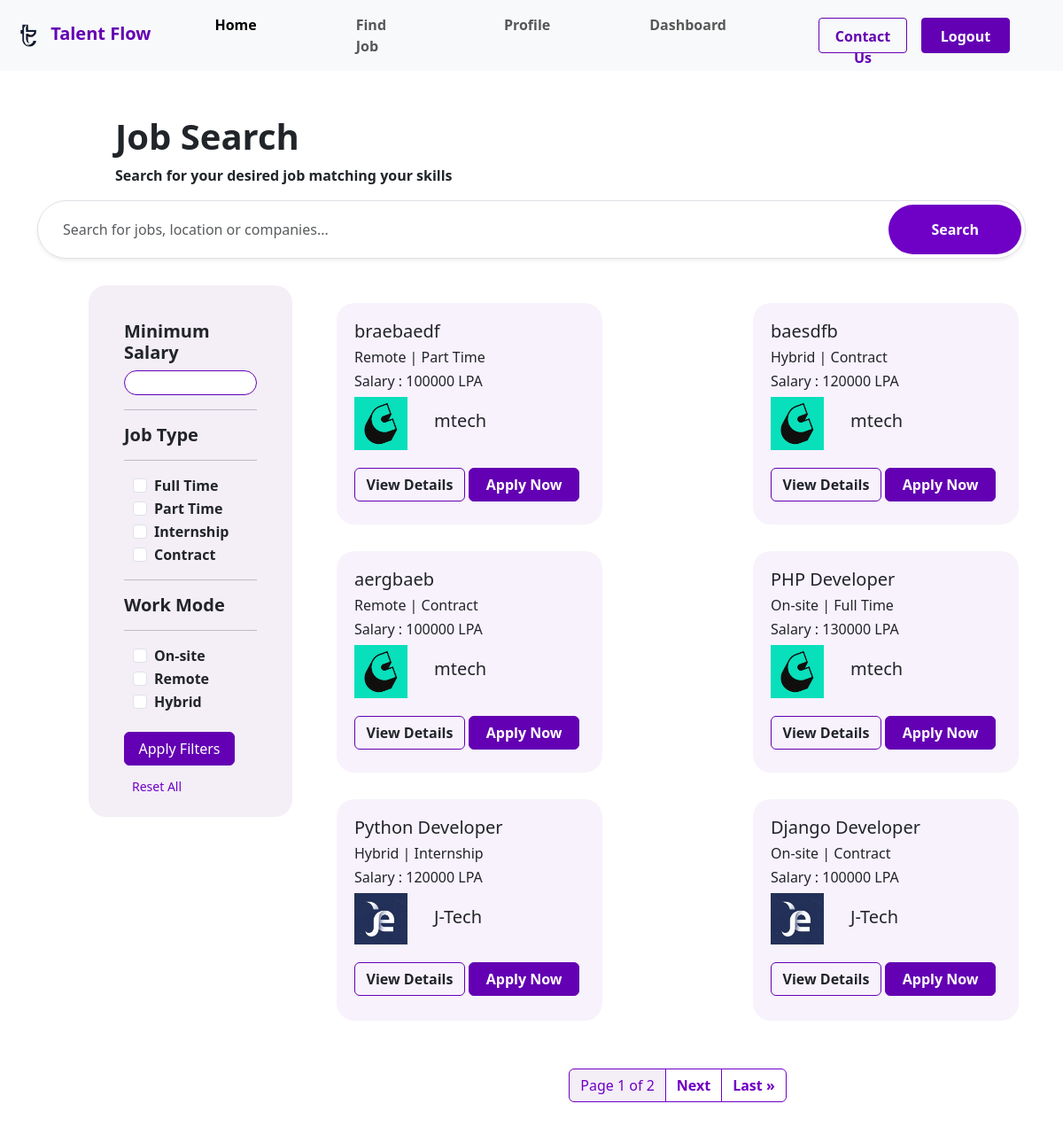
The page /findjob/ (signed in) on the database its author committed.
### home/models.py (models this page shows, shortened)
class job(models.Model):
    name=models.TextField(max_length=20)
    company=models.ForeignKey(companyprofile,on_delete=models.CASCADE,default=1)
    description=models.TextField(max_length=200)
    salary=models.TextField(max_length=20)
    jobtype=models.ForeignKey(jobtypes,on_delete=models.CASCADE, null=True, blank=True)
    workmd=models.ForeignKey(workmode,on_delete=models.CASCADE,null=True,blank=True)
    experience=models.TextField(max_length=15,null=True,blank=True)
    required_skills=models.ManyToManyField(skills,blank=True)
    posted_at   = models.DateTimeField(auto_now_add=True)
    expires_at  = models.DateTimeField(null=True, blank=True)

class workmode(models.Model):
    name=models.TextField(max_length=15)

class jobtypes(models.Model):
    name=models.TextField(max_length=15)

class companyprofile(models.Model):
    image=models.ImageField(upload_to='companyprofile')
    email=models.EmailField()
    tagline=models.TextField(max_length=100,blank=True,null=True)
    about=models.TextField(max_length=500,blank=True,null=True)
    location=models.TextField(max_length=15)
    us=models.OneToOneField(User,on_delete=models.CASCADE,default=1)

### home/views.py (the view, shortened to what this page needs)
# urls.py: path('findjob/',findjobfn),
@login_required(login_url='/login/')
def findjobfn(request):
    query = request.GET.get('q')
    min_salary = request.GET.get('min_salary')
    selected_job_types = request.GET.getlist('job_type')
    selected_work_modes = request.GET.getlist('work_mode')
    if query:
        randjobs = job.objects.filter(
            Q(name__icontains=query) |
            Q(company__us__username__icontains=query) |
            Q(description__icontains=query)
        ).distinct()
    else:
        randjobs = job.objects.all().order_by('-posted_at')
    if selected_job_types:
        randjobs = randjobs.filter(jobtype__name__in=selected_job_types)
    if selected_work_modes:
        randjobs = randjobs.filter(workmd__name__in=selected_work_modes)
    paginator = Paginator(randjobs, 6)
    page_number = request.GET.get('page')
    page_obj = paginator.get_page(page_number)
    context = {
        'jobs': page_obj,
        'query': query,
        'min_salary': min_salary,
        'selected_types': selected_job_types,
        'selected_modes': selected_work_modes
    }
    return render(request, 'findjob.html', context)

### home/templates/findjob.html (shortened to what this page needs)
{% extends 'base.html' %}
{% load static %}
{% block style %}
    <link rel="stylesheet" href="{% static 'css/findjob.css' %}">
{% endblock %}
{% block content %}
    <div class="fmain">
        <div class="txtc">
            <h1 class="fw-bold">Job Search</h1>
            <p class="fw-bold">Search for your desired job matching your skills</p>
        </div>
        <div class="container mt-2">
            <form action="" method="GET" class="input-group shadow-sm border rounded-pill overflow-hidden bg-white p-1">
                <input type="text" name="q" value="{{ query|default:'' }}" class="form-control border-0 px-4 py-3 shadow-none" placeholder="Search for jobs, location or companies...">
                <button class="btn btn-primary rounded-pill px-5 fw-bold" type="submit" style="background-color: #6f00c5; border: none;">
                    Search
                </button>
            </form>
        </div>
        <div class="jfil">
            <div class="filter">
                <form action="" method="GET">
                    <div class="sal fw-bold">
                        <label for="Sale"><h5 class="fw-bold">Minimum Salary</h5></label>
                        <input type="number" name="min_salary" id="Sale" class="sale" value="{{ min_salary|default:'' }}">
                    </div>
                    <hr>
                    <div class="jtype fw-bold">
                        <h5 class="fw-bold">Job Type</h5>
                        <hr>
                        <div class="form-check fjt">
                            <input class="form-check-input" type="checkbox" name="job_type" value="Full Time" id="ft" {% if 'Full Time' in selected_types %}checked{% endif %}>
                            <label class="form-check-label" for="ft">Full Time</label>
                        </div>
                        <div class="form-check fjt">
                            <input class="form-check-input" type="checkbox" name="job_type" value="Part Time" id="pt" {% if 'Part Time' in selected_types %}checked{% endif %}>
                            <label class="form-check-label" for="pt">Part Time</label>
                        </div>
                        <div class="form-check fjt">
                            <input class="form-check-input" type="checkbox" name="job_type" value="Internship" id="intern" {% if 'Internship' in selected_types %}checked{% endif %}>
                            <label class="form-check-label" for="intern">Internship</label>
                        </div>
                        <div class="form-check fjt">
                            <input class="form-check-input" type="checkbox" name="job_type" value="Contract" id="contract" {% if 'Contract' in selected_types %}checked{% endif %}>
                            <label class="form-check-label" for="contract">Contract</label>
                        </div>
                    </div>
                    <hr>
                    <div class="jtype fw-bold">
                        <h5 class="fw-bold">Work Mode</h5>
                        <hr>
                        <div class="form-check fjt">
                            <input class="form-check-input" type="checkbox" name="work_mode" value="On-site" id="onsite" {% if 'On-site' in selected_modes %}checked{% endif %}>
                            <label class="form-check-label" for="onsite">On-site</label>
                        </div>
                        <div class="form-check fjt">
                            <input class="form-check-input" type="checkbox" name="work_mode" value="Remote" id="remote" {% if 'Remote' in selected_modes %}checked{% endif %}>
                            <label class="form-check-label" for="remote">Remote</label>
                        </div>
                        <div class="form-check fjt">
                            <input class="form-check-input" type="checkbox" name="work_mode" value="Hybrid" id="hybrid" {% if 'Hybrid' in selected_modes %}checked{% endif %}>
                            <label class="form-check-label" for="hybrid">Hybrid</label>
                        </div>
                    </div>
                    <button type="submit" class="btn fbtn">Apply Filters</button>
                    <a href="/findjob/" class="btn btn-sm btn-link mt-2 text-decoration-none" style="color: #6f00c5;">Reset All</a>
                </form>
            </div>
            <div class="jobs">
                {% for i in jobs %}
                    <div class="cards">
                        <h5>{{ i.name }}</h5>
                        <h6>{{ i.workmd.name }} | {{ i.jobtype.name }}</h6>
                        <h6>Salary : {{ i.salary }}</h6>
                        <div style="display: flex;">
                            <img class="cmimg" src="/media/{{ i.company.image }}" alt="">
                            <div class="cname">
                                <h5>{{ i.company.us.username }}</h5>
                            </div>
                        </div>
                        <div class="buttong">
                            <a class="btn btcl1 fw-bold" href="/view/{{ i.id }}/" role="button">View Details</a>
                            {% if not request.user.companyprofile %}
                                <a class="btn btcl2 fw-bold" href="/applay/{{ i.id }}/" role="button">Apply Now</a>
                            {% endif %}
                        </div>
                    </div>
                {% empty %}
                    <div class="empty-state text-center p-5">
                        <h4 class="text-muted">No jobs found matching your criteria.</h4>
                        <p>Try adjusting your search or filters.</p>
                    </div>
                {% endfor %}
                <div class="pagination-container w-100 d-flex justify-content-center mt-4">
                    <nav aria-label="Page navigation">
                        <ul class="pagination">
                            <li class="page-item disabled">
                                <span class="page-link" style="background-color: #f4eef7; color: #6f00c5; border-color: #6f00c5;">
                                    Page {{ jobs.number }} of {{ jobs.paginator.num_pages }}
                                </span>
                            </li>
                            {% if jobs.has_next %}
                                <li class="page-item">
                                    <a class="page-link shadow-none fw-bold" href="?page={{ jobs.next_page_number }}">Next</a>
                                </li>
                                <li class="page-item">
                                    <a class="page-link shadow-none fw-bold" href="?page={{ jobs.paginator.num_pages }}">Last &raquo;</a>
                                </li>
                            {% endif %}
                        </ul>
                    </nav>
                </div>
            </div>
        </div>
    </div>
{% endblock %}

### home/static/css/findjob.css (style rules this page uses)
.txtc { margin-top: 50px; margin-left: 130px; }
.filter { margin-left: 100px; margin-top: 30px; width: 300px; padding: 40px; height: 600px; border-radius: 20px; background-color: rgb(244, 238, 247); }
.jfil { display: flex; }
.jobs { flex-wrap: wrap; padding-left: 50px; padding-right: 50px; padding-top: 50px; display: flex; gap: 30px; justify-content: space-between; }
.cards { padding: 20px; width: 300px; border-radius: 20px; height: 250px; background-color: rgba(248, 242, 252, 1); }
.cmimg { width: 60px; }
.cname { margin-top: 15px; margin-left: 30px; }
.buttong { margin-top: 20px; }
.btcl1 { border: 1px rgba(99, 0, 179, 1) solid; width: 125px; background-color: rgba(248, 242, 252, 1); }
.btcl2 { border: 1px rgba(99, 0, 179, 1) solid; width: 125px; background-color: rgba(99, 0, 179, 1); color: white; }
.fjt { margin-left: 10px; }
.sale { border: 1px solid rgba(99, 0, 179, 1); border-radius: 20px; width: 150px; }
.fbtn { margin-top: 20px; border: 1px rgba(99, 0, 179, 1) solid; width: 125px; background-color: rgba(99, 0, 179, 1); color: white; }
.pagination-container { flex-basis: 100%; margin-bottom: 50px; }
.page-link { color: #6f00c5 !important; border-color: #6f00c5 !important; }

### rows shown on the page
job: name "braebaedf", workmd.name "Remote", jobtype.name "Part Time", salary "100000 LPA", company.image (picture), company.us.username "mtech"
job: name "baesdfb", workmd.name "Hybrid", jobtype.name "Contract", salary "120000 LPA", company.image (picture), company.us.username "mtech"
job: name "aergbaeb", workmd.name "Remote", jobtype.name "Contract", salary "100000 LPA", company.image (picture), company.us.username "mtech"
job: name "PHP Developer", workmd.name "On-site", jobtype.name "Full Time", salary "130000 LPA", company.image (picture), company.us.username "mtech"
job: name "Python Developer", workmd.name "Hybrid", jobtype.name "Internship", salary "120000 LPA", company.image (picture), company.us.username "J-Tech"
job: name "Django Developer", workmd.name "On-site", jobtype.name "Contract", salary "100000 LPA", company.image (picture), company.us.username "J-Tech"

### other values the page prints
{{ jobs.number }} "1"
{{ jobs.paginator.num_pages }} "2"
